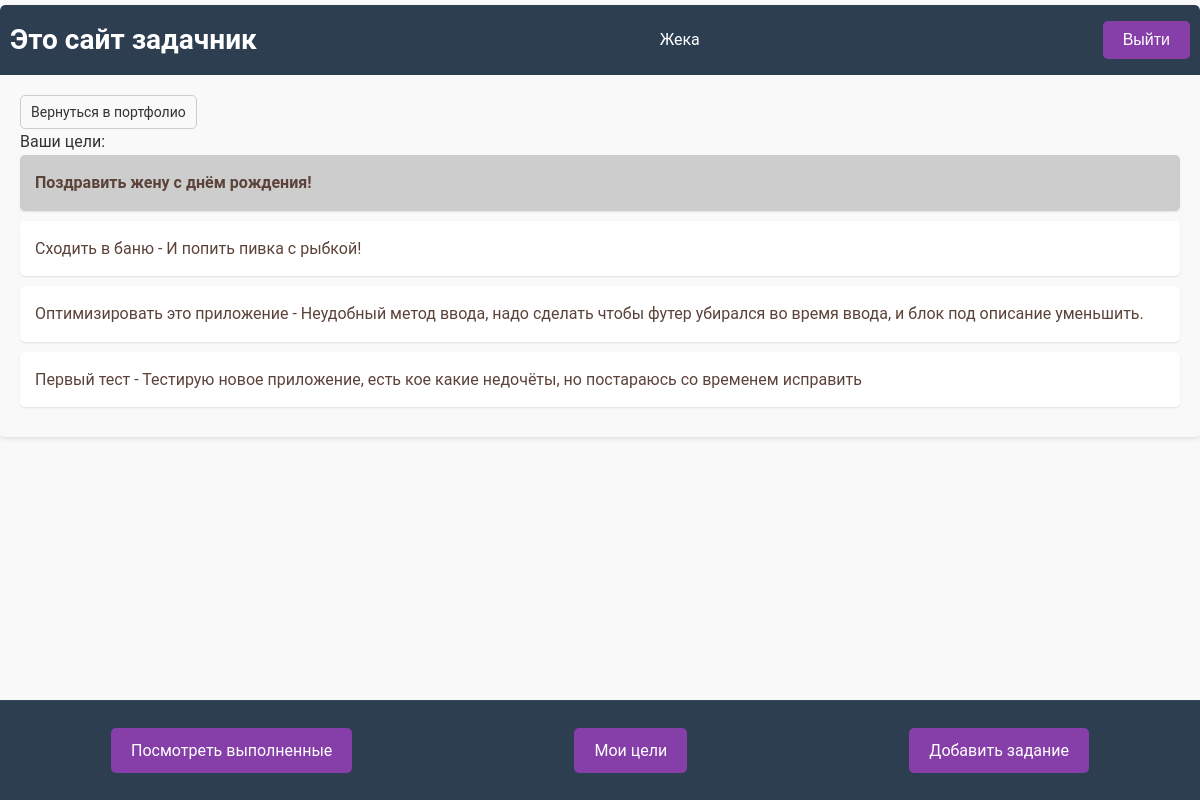
The app's page /todo/current/ (signed in) with its own data.
### todo/models.py (models this page shows, shortened)
class Todo(models.Model):
	title = models.CharField(max_length=100, verbose_name='Цель')
	memo = models.TextField(blank=True, verbose_name='Описание')
	created = models.DateTimeField(auto_now_add=True, verbose_name='Дата создания')
	datecomplited = models.DateTimeField(null=True, blank=True, verbose_name='Дата выполнения')
	important = models.BooleanField(default=False, verbose_name='Важно')
	user = models.ForeignKey(User, on_delete=models.CASCADE, verbose_name='Пользователь')

### todo/views.py (the view)
# urls.py: path('current/', views.currenttodos, name='currenttodos'),
@login_required
def currenttodos(request):
    todos = Todo.objects.filter(user=request.user, datecomplited__isnull=True)
    title = 'Мои задания'
    context = {'todos': todos, 'title': title}
    return render(request, 'todo/currenttodos.html', context)

### todo/templates/todo/currenttodos.html (shortened to what this page needs)
{% extends 'todo/base.html' %}
{% block content %}
<ul>
  {% if todos %}
    <p>Ваши цели:</p>
    {% for todo in todos %}
      {% if todo.important %}
        <li class="important">
      {% else %}
        <li>
      {% endif %}
      <a href="{% url 'viewtodo' todo.id %}">
        {% if todo.important %}<div>{% endif %}
        {{ todo.title }}
        {% if todo.memo %} - {{ todo.memo }} {% endif %}
        {% if todo.important %}</div>{% endif %}
      </a>
      </li>
    {% endfor %}
  {% else %}
    <p>Вы ещё не поставили себе цель, или уже выполнили поставленные перед собой цели!</p>
  {% endif %}
</ul>
{% endblock %}

### todo/templates/todo/base.html (shortened to what this page needs)
{% load static %}
<!DOCTYPE html>
<html>
<head>
	<link rel="stylesheet" type="text/css" href="{% static 'css/style.css' %}">
	<link rel="stylesheet" href="https://cdnjs.cloudflare.com/ajax/libs/font-awesome/6.0.0-beta3/css/all.min.css">
</head>
<body>
	<div class="wrapper">
		<header>
			<h1>Это сайт задачник</h1>
			{% if user.is_authenticated %}
			<div class="greeting">
				<p><span>{{ user.username }}</span></p>
			</div>
			<form action="{% url 'logoutuser' %}" method="POST">
  				<button type="submit" class="btn-login">Выйти</button>
			</form>
			{% endif %}
		</header>
		<main>
			<a class="portfolio" href="{% url 'portfolio' %}">Вернуться в портфолио</a>
			{% block content %}
			{% endblock %}
		</main>
		{% if user.is_authenticated %}
		<footer>
			{% if not hide_footer %}
			<div class="footer-item">
				<a class="btn-login" href="{% url 'completedtodos' %}">Посмотреть выполненные</a>
			</div>
			<div class="footer-item">
				<a class="btn-login" href="{% url 'currenttodos' %}">Мои цели</a>
			</div>
			<div class="footer-item">
				<a class="btn-login" href="{% url 'createtodo' %}">Добавить задание</a>
			</div>
			{% endif %}
		</footer>
		{% endif %}
	</div>
</body>
</html>

### portfolio/static/css/style.css (style rules this page uses)
* { margin: 0; padding: 0; box-sizing: border-box; }
body { background-color: #f9f9f9; color: #333; font-family: 'Roboto', Arial, sans-serif; line-height: 1.6; }
.wrapper { width: 100%; margin: 5px auto; background-color: #fff; box-shadow: 0 2px 4px rgba(0, 0, 0, 0.1); border-radius: 5px; overflow: hidden; }
header { height: 70px; background-color: #2c3e50; padding: 10px; display: flex; justify-content: space-between; align-items: center; color: #fff; border-top-left-radius: 5px; border-top-right-radius: 5px; }
header h1 { font-size: 28px; font-weight: 600; }
main { padding: 20px; background-color: #f9f9f9; overflow-y: scroll; max-height: calc(100vh - 150px); }
main a { color: #5c433a; text-decoration: none; transition: color 0.3s ease; }
main ul { list-style: none; }
main li { margin-bottom: 10px; padding: 15px; background-color: #fff; box-shadow: 0 1px 2px rgba(0, 0, 0, 0.1); border-radius: 5px; }
a.portfolio { display: inline-block; padding: 5px 10px; border: 1px solid #ccc; border-radius: 5px; text-decoration: none; color: #333; }
ul li.important { background-color: #9e9e9e7a; font-weight: bold; }
footer { position: fixed; text-align: center; bottom: 0; left: 0; width: 100%; height: 100px; background-color: #2c3e50; color: #fff; font-size: 0.8em; display: flex; justify-content: space-around; align-items: center; border-top: 1px solid #34495e; }
footer a { color: #fff; transition: color 0.3s ease; }
footer .footer-item { display: flex; flex-direction: column; align-items: center; }
.btn-submit, .btn-complete, .btn-delete, .btn-login { padding: 10px 20px; border: none; border-radius: 5px; font-size: 16px; cursor: pointer; color: #fff; }
.btn-login { background-color: #863ea9; text-decoration: none; }
a.portfolio { font-size: 14px; text-align: center; }

### records on screen
Todo: title "Поздравить жену с днём рождения!"
Todo: title "Сходить в баню", memo "И попить пивка с рыбкой!"
Todo: title "Оптимизировать это приложение", memo "Неудобный метод ввода, надо сделать чтобы футер убирался во время ввода, и блок под описание уменьшить."
Todo: title "Первый тест", memo "Тестирую новое приложение, есть кое какие недочёты, но постараюсь со временем исправить"

### other values on screen
{{ user.username }} "Жека"
